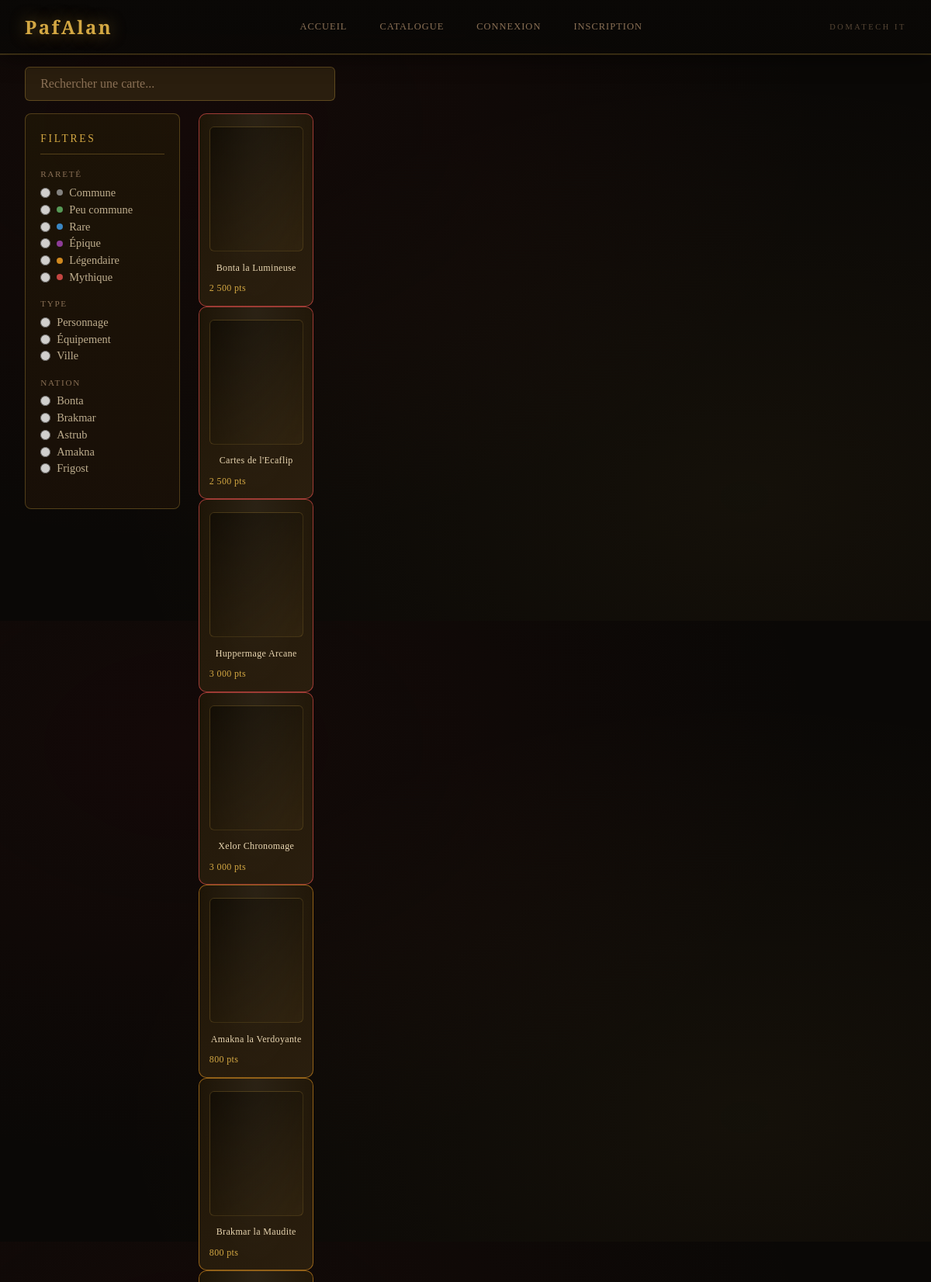
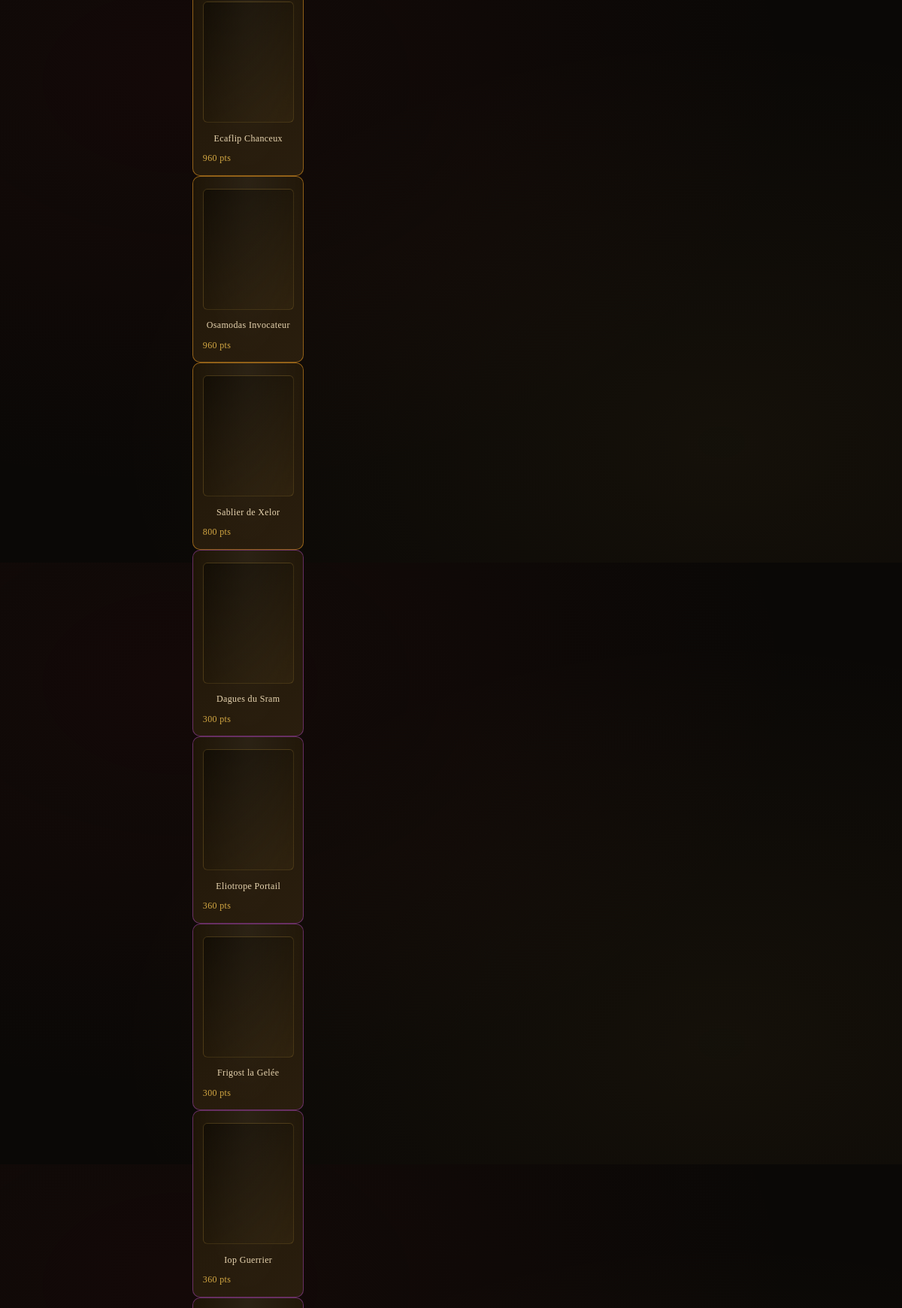
The page /catalogue.php (upper part) on the database its author committed (2 pictures, top to bottom).
### tables this page shows
CREATE TABLE cards (
    id          INT AUTO_INCREMENT PRIMARY KEY,
    name        VARCHAR(100) NOT NULL,
    rarity      ENUM('commune','peu-commune','rare','epique','legendaire','mythique') NOT NULL,
    type        ENUM('personnage','equipement','ville') NOT NULL,
    nation      ENUM('bonta','brakmar','astrub','amakna','frigost') NOT NULL,
     
    hp          INT NOT NULL DEFAULT 0,    
    attack      INT NOT NULL DEFAULT 0,    
    defense     INT NOT NULL DEFAULT 0,    
    speed       INT NOT NULL DEFAULT 0,    
     
    special     VARCHAR(200) NOT NULL DEFAULT '',
    description TEXT,
     
    price       INT NOT NULL DEFAULT 10
);

### catalogue.php (the view, shortened to what this page needs)
<?php
require_once 'includes/db.php';
$search  = trim($_GET['q']       ?? '');
$fRarity = trim($_GET['rarity']  ?? '');
$fType   = trim($_GET['type']    ?? '');
$fNation = trim($_GET['nation']  ?? '');
$validRarities = ['commune','peu-commune','rare','epique','legendaire','mythique'];
$validTypes    = ['personnage','equipement','ville'];
$validNations  = ['bonta','brakmar','astrub','amakna','frigost'];
if (!in_array($fRarity, $validRarities, true)) $fRarity = '';
if (!in_array($fType,   $validTypes,    true)) $fType   = '';
if (!in_array($fNation, $validNations,  true)) $fNation = '';
$params     = [];
$orderRarity = "FIELD(rarity, 'mythique','legendaire','epique','rare','peu-commune','commune')";
$sql = "SELECT * FROM cards";
$sql .= " ORDER BY $orderRarity, name ASC";
$stmt = $pdo->prepare($sql);
$stmt->execute($params);
$cards = $stmt->fetchAll();
require_once 'includes/header.php';
?>
<div class="catalogue-main">
    <div class="catalogue-search">
        <form method="GET" action="catalogue.php" style="display:contents">
            <input type="text"
                   name="q"
                   class="search-input"
                   placeholder="Rechercher une carte..."
                   value="<?= htmlspecialchars($search) ?>">
        </form>
    </div>
    <div class="catalogue-layout">
        <form method="GET" action="catalogue.php">
            <aside class="filters-panel">
                <div class="filters-title">Filtres</div>
                <div class="filter-group">
                    <div class="filter-group-title">Rareté</div>
                    <?php
                    $raretesLabels = [
                        'commune'     => ['label' => 'Commune',      'dot' => 'dot-commune'],
                        'peu-commune' => ['label' => 'Peu commune',   'dot' => 'dot-peu-commune'],
                        'rare'        => ['label' => 'Rare',          'dot' => 'dot-rare'],
                        'epique'      => ['label' => 'Épique',        'dot' => 'dot-epique'],
                        'legendaire'  => ['label' => 'Légendaire',    'dot' => 'dot-legendaire'],
                        'mythique'    => ['label' => 'Mythique',      'dot' => 'dot-mythique'],
                    ];
                    foreach ($raretesLabels as $val => $info): ?>
                        <label class="filter-option">
                            <input type="radio" name="rarity" value="<?= $val ?>"
                                   <?= $fRarity === $val ? 'checked' : '' ?>
                                   onchange="this.form.submit()">
                            <span class="rarity-dot <?= $info['dot'] ?>"></span>
                            <?= $info['label'] ?>
                        </label>
                    <?php endforeach; ?>
                </div>
                <div class="filter-group">
                    <div class="filter-group-title">Type</div>
                    <?php foreach (['personnage' => 'Personnage', 'equipement' => 'Équipement', 'ville' => 'Ville'] as $val => $label): ?>
                        <label class="filter-option">
                            <input type="radio" name="type" value="<?= $val ?>"
                                   <?= $fType === $val ? 'checked' : '' ?>
                                   onchange="this.form.submit()">
                            <?= $label ?>
                        </label>
                    <?php endforeach; ?>
                </div>
                <div class="filter-group">
                    <div class="filter-group-title">Nation</div>
                    <?php foreach (['bonta'=>'Bonta','brakmar'=>'Brakmar','astrub'=>'Astrub','amakna'=>'Amakna','frigost'=>'Frigost'] as $val => $label): ?>
                        <label class="filter-option">
                            <input type="radio" name="nation" value="<?= $val ?>"
                                   <?= $fNation === $val ? 'checked' : '' ?>
                                   onchange="this.form.submit()">
                            <?= $label ?>
                        </label>
                    <?php endforeach; ?>
                </div>
            </aside>
        </form>
        <div class="cards-grid-catalogue">
            <?php if (empty($cards)): ?>
                <p style="grid-column:1/-1; color:var(--or-texte); text-align:center; padding:2rem">
                    Aucune carte ne correspond à ces filtres.
                </p>
            <?php else: ?>
                <?php foreach ($cards as $card): ?>
                    <div class="card-item rarity-<?= htmlspecialchars($card['rarity']) ?> type-<?= htmlspecialchars($card['type']) ?>"
                         onclick="openCardModal(<?= $card['id'] ?>)"
                         title="<?= htmlspecialchars($card['name']) ?>">
                        <div class="card-image"></div>
                        <div class="card-name"><?= htmlspecialchars($card['name']) ?></div>
                        <div class="card-price"><?= number_format($card['price'], 0, ',', ' ') ?> pts</div>
                    </div>
                <?php endforeach; ?>
            <?php endif; ?>
        </div>
    </div>
</div>
<?php require_once 'includes/footer.php'; ?>

### style.css (style rules this page uses)
:root { --gold: #d4a843; --gold-light: #f0c870; --gold-dark: #8a6820; --crimson: #8b1a1a; --crimson-light:#c0392b; --bg-darkest: #0a0806; --bg-dark: #110d09; --bg-mid: #1a1108; --bg-card: #1e1507; --parchment: #2a1e0e; --text-cream: #e8d5b0; --text-gold: #c9a84c; --text-muted: #8a7055; --border-gold: rgba(212,168,67,.3); --border-gold-bright: rgba(212,168,67,.7); --shadow-gold: 0 0 20px rgba(212,168,67,.15); --shadow-glow: 0 0 40px rgba(212,168,67,.25); --font-display: 'Cinzel Decorative', serif; --font-title: 'Cinzel', serif; --font-body: 'Crimson Text', serif; --r-commune: #9e9e9e; --r-peu-commune: #66bb6a; --r-rare: #42a5f5; --r-epique: #ab47bc; --r-legendaire: #ffa726; --r-mythique: #ef5350; }
*, *::before, *::after { box-sizing: border-box; margin: 0; padding: 0; }
html { scroll-behavior: smooth; }
body { font-family: var(--font-body); background-color: var(--bg-darkest); color: var(--text-cream); min-height: 100vh; overflow-x: hidden; background-image: radial-gradient(ellipse at 20% 20%, rgba(139,26,26,.08) 0%, transparent 60%), radial-gradient(ellipse at 80% 80%, rgba(212,168,67,.05) 0%, transparent 60%); }
.catalogue-search { display: flex; align-items: center; gap: 1rem; padding: 1rem 2rem; max-width: 1400px; margin: 0 auto; }
.search-input { flex: 1; padding: .75rem 1.2rem; background: var(--parchment); border: 1px solid var(--border-gold); border-radius: 6px; color: var(--text-cream); font-family: var(--font-body); font-size: 1rem; outline: none; transition: border-color .3s; max-width: 400px; }
.search-input::placeholder { color: var(--text-muted); }
.catalogue-layout { display: flex; gap: 1.5rem; padding: 0 2rem 3rem; max-width: 1400px; margin: 0 auto; align-items: flex-start; }
.filters-panel { width: 200px; flex-shrink: 0; background: linear-gradient(180deg, rgba(30,21,7,.9), rgba(26,17,8,.9)); border: 1px solid var(--border-gold); border-radius: 8px; padding: 1.5rem 1.2rem; position: sticky; top: 85px; }
.filters-title { font-family: var(--font-title); font-size: .85rem; letter-spacing: .2em; text-transform: uppercase; color: var(--gold); margin-bottom: 1.2rem; padding-bottom: .7rem; border-bottom: 1px solid var(--border-gold); }
.filter-group { margin-bottom: 1.2rem; }
.filter-group-title { font-family: var(--font-title); font-size: .7rem; letter-spacing: .15em; text-transform: uppercase; color: var(--text-muted); margin-bottom: .6rem; }
.filter-option { display: flex; align-items: center; gap: .5rem; font-size: .9rem; color: var(--text-cream); opacity: .8; margin-bottom: .3rem; cursor: pointer; transition: opacity .2s; }
.rarity-dot { width: 8px; height: 8px; border-radius: 50%; flex-shrink: 0; }
.dot-commune { background: var(--r-commune); }
.dot-peu-commune { background: var(--r-peu-commune); }
.dot-rare { background: var(--r-rare); }
.dot-epique { background: var(--r-epique); }
.dot-legendaire { background: var(--r-legendaire); }
.dot-mythique { background: var(--r-mythique); }
.card-item { background: linear-gradient(145deg, var(--bg-card), var(--parchment)); border-radius: 10px; padding: 1rem .8rem .9rem; cursor: pointer; transition: transform .3s, box-shadow .3s; position: relative; overflow: hidden; display: flex; flex-direction: column; gap: .4rem; border: 1px solid var(--border-gold); }
.card-item::before { content: ''; position: absolute; inset: 0; background: radial-gradient(ellipse at 50% 0%, rgba(255,255,255,.05) 0%, transparent 70%); }
.rarity-epique { --rarity-color: var(--r-epique); border-color: rgba(171,71,188,.5); }
.rarity-legendaire { --rarity-color: var(--r-legendaire); border-color: rgba(255,167,38,.5); }
.rarity-mythique { --rarity-color: var(--r-mythique); border-color: rgba(239,83,80,.6); }
.card-image { width: 100%; aspect-ratio: 3/4; border-radius: 6px; background: linear-gradient(135deg, rgba(0,0,0,.4) 0%, rgba(212,168,67,.05) 100%); border: 1px solid rgba(212,168,67,.2); display: flex; align-items: center; justify-content: center; position: relative; overflow: hidden; margin-bottom: .2rem; flex-shrink: 0; }
.card-name { font-family: var(--font-title); font-size: .75rem; letter-spacing: .03em; color: var(--text-cream); text-align: center; line-height: 1.3; min-height: 2em; display: flex; align-items: center; justify-content: center; }
.card-price { font-family: var(--font-title); font-size: .75rem; color: var(--gold); letter-spacing: .03em; }

### rows shown on the page
cards: name "Bonta la Lumineuse", price "2 500"
cards: name "Cartes de l'Ecaflip", price "2 500"
cards: name "Huppermage Arcane", price "3 000"
cards: name "Xelor Chronomage", price "3 000"
cards: name "Amakna la Verdoyante", price "800"
cards: name "Brakmar la Maudite", price "800"
cards: name "Ecaflip Chanceux", price "960"
cards: name "Osamodas Invocateur", price "960"
cards: name "Sablier de Xelor", price "800"
cards: name "Dagues du Sram", price "300"
cards: name "Eliotrope Portail", price "360"
cards: name "Frigost la Gelée", price "300"
cards: name "Iop Guerrier", price "360"

### other values the page prints
$info['label'] "Commune"
$info['label'] "Peu commune"
$info['label'] "Rare"
$info['label'] "Épique"
$info['label'] "Légendaire"
$info['label'] "Mythique"
$label "Personnage"
$label "Équipement"
$label "Ville"
$label "Bonta"
$label "Brakmar"
$label "Astrub"
$label "Amakna"
$label "Frigost"
